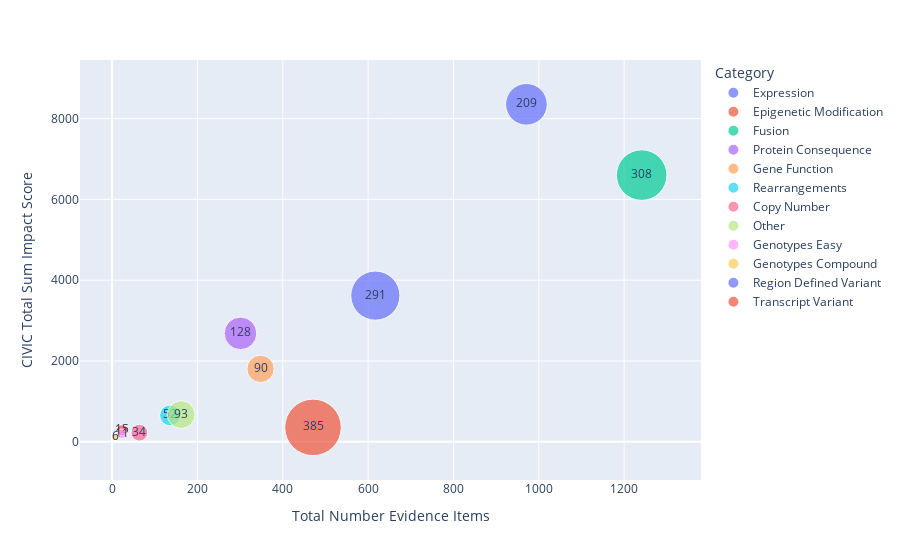

Source (notebook cell):
### Markdown cell above
The scatterplot below shows the relationship between the Not Suported variant sub category impact score and the number of evidence items associated with variants in each sub category. Additionally, the sizes of the data point represent the number of variants in each sub category.

### Code cell
fig2 = px.scatter(
    data_frame=not_supported_variant_impact_df,
    x="Total Number Evidence Items",
    y="CIVIC Total Sum Impact Score",
    size="Total Number Variants",
    size_max=40,
    text="Total Number Variants",
    color="Category",
    hover_data="% Accepted Evidence Items"
)
fig2.show()

### Figure 1 — Plotly figure (JSON) as saved in the notebook; plotly's stock layout.template omitted (floating-point values rounded to 4 significant figures)
{"data": [{"customdata": [["55.43%"]], "hovertemplate": "Category=Expression<br>Total Number Evidence Items=%{x}<br>CIVIC Total Sum Impact Score=%{y}<br>Total Number Variants=%{text}<br>% Accepted Evidence Items=%{customdata[0]}<extra></extra>", "legendgroup": "Expression", "marker": {"color": "#636efa", "size": [291], "sizemode": "area", "sizeref": 0.2406, "symbol": "circle"}, "mode": "markers+text", "name": "Expression", "orientation": "v", "showlegend": true, "text": [291], "type": "scatter", "x": [617], "xaxis": "x", "y": [3618], "yaxis": "y"}, {"customdata": [["91.67%"]], "hovertemplate": "Category=Epigenetic Modification<br>Total Number Evidence Items=%{x}<br>CIVIC Total Sum Impact Score=%{y}<br>Total Number Variants=%{text}<br>% Accepted Evidence Items=%{customdata[0]}<extra></extra>", "legendgroup": "Epigenetic Modification", "marker": {"color": "#EF553B", "size": [15], "sizemode": "area", "sizeref": 0.2406, "symbol": "circle"}, "mode": "markers+text", "name": "Epigenetic Modification", "orientation": "v", "showlegend": true, "text": [15], "type": "scatter", "x": [24], "xaxis": "x", "y": [285.5], "yaxis": "y"}, {"customdata": [["59.39%"]], "hovertemplate": "Category=Fusion<br>Total Number Evidence Items=%{x}<br>CIVIC Total Sum Impact Score=%{y}<br>Total Number Variants=%{text}<br>% Accepted Evidence Items=%{customdata[0]}<extra></extra>", "legendgroup": "Fusion", "marker": {"color": "#00cc96", "size": [308], "sizemode": "area", "sizeref": 0.2406, "symbol": "circle"}, "mode": "markers+text", "name": "Fusion", "orientation": "v", "showlegend": true, "text": [308], "type": "scatter", "x": [1241], "xaxis": "x", "y": [6601.0], "yaxis": "y"}, {"customdata": [["63.46%"]], "hovertemplate": "Category=Protein Consequence<br>Total Number Evidence Items=%{x}<br>CIVIC Total Sum Impact Score=%{y}<br>Total Number Variants=%{text}<br>% Accepted Evidence Items=%{customdata[0]}<extra></extra>", "legendgroup": "Protein Consequence", "marker": {"color": "#ab63fa", "size": [128], "sizemode": "area", "sizeref": 0.2406, "symbol": "circle"}, "mode": "markers+text", "name": "Protein Consequence", "orientation": "v", "showlegend": true, "text": [128], "type": "scatter", "x": [301], "xaxis": "x", "y": [2684.0], "yaxis": "y"}, {"customdata": [["44.25%"]], "hovertemplate": "Category=Gene Function<br>Total Number Evidence Items=%{x}<br>CIVIC Total Sum Impact Score=%{y}<br>Total Number Variants=%{text}<br>% Accepted Evidence Items=%{customdata[0]}<extra></extra>", "legendgroup": "Gene Function", "marker": {"color": "#FFA15A", "size": [90], "sizemode": "area", "sizeref": 0.2406, "symbol": "circle"}, "mode": "markers+text", "name": "Gene Function", "orientation": "v", "showlegend": true, "text": [90], "type": "scatter", "x": [348], "xaxis": "x", "y": [1806.0], "yaxis": "y"}, {"customdata": [["38.97%"]], "hovertemplate": "Category=Rearrangements<br>Total Number Evidence Items=%{x}<br>CIVIC Total Sum Impact Score=%{y}<br>Total Number Variants=%{text}<br>% Accepted Evidence Items=%{customdata[0]}<extra></extra>", "legendgroup": "Rearrangements", "marker": {"color": "#19d3f3", "size": [52], "sizemode": "area", "sizeref": 0.2406, "symbol": "circle"}, "mode": "markers+text", "name": "Rearrangements", "orientation": "v", "showlegend": true, "text": [52], "type": "scatter", "x": [136], "xaxis": "x", "y": [653], "yaxis": "y"}, {"customdata": [["42.19%"]], "hovertemplate": "Category=Copy Number<br>Total Number Evidence Items=%{x}<br>CIVIC Total Sum Impact Score=%{y}<br>Total Number Variants=%{text}<br>% Accepted Evidence Items=%{customdata[0]}<extra></extra>", "legendgroup": "Copy Number", "marker": {"color": "#FF6692", "size": [34], "sizemode": "area", "sizeref": 0.2406, "symbol": "circle"}, "mode": "markers+text", "name": "Copy Number", "orientation": "v", "showlegend": true, "text": [34], "type": "scatter", "x": [64], "xaxis": "x", "y": [225], "yaxis": "y"}, {"customdata": [["37.04%"]], "hovertemplate": "Category=Other<br>Total Number Evidence Items=%{x}<br>CIVIC Total Sum Impact Score=%{y}<br>Total Number Variants=%{text}<br>% Accepted Evidence Items=%{customdata[0]}<extra></extra>", "legendgroup": "Other", "marker": {"color": "#B6E880", "size": [93], "sizemode": "area", "sizeref": 0.2406, "symbol": "circle"}, "mode": "markers+text", "name": "Other", "orientation": "v", "showlegend": true, "text": [93], "type": "scatter", "x": [162], "xaxis": "x", "y": [673.5], "yaxis": "y"}, {"customdata": [["56.52%"]], "hovertemplate": "Category=Genotypes Easy<br>Total Number Evidence Items=%{x}<br>CIVIC Total Sum Impact Score=%{y}<br>Total Number Variants=%{text}<br>% Accepted Evidence Items=%{customdata[0]}<extra></extra>", "legendgroup": "Genotypes Easy", "marker": {"color": "#FF97FF", "size": [11], "sizemode": "area", "sizeref": 0.2406, "symbol": "circle"}, "mode": "markers+text", "name": "Genotypes Easy", "orientation": "v", "showlegend": true, "text": [11], "type": "scatter", "x": [23], "xaxis": "x", "y": [195], "yaxis": "y"}, {"customdata": [["57.14%"]], "hovertemplate": "Category=Genotypes Compound<br>Total Number Evidence Items=%{x}<br>CIVIC Total Sum Impact Score=%{y}<br>Total Number Variants=%{text}<br>% Accepted Evidence Items=%{customdata[0]}<extra></extra>", "legendgroup": "Genotypes Compound", "marker": {"color": "#FECB52", "size": [6], "sizemode": "area", "sizeref": 0.2406, "symbol": "circle"}, "mode": "markers+text", "name": "Genotypes Compound", "orientation": "v", "showlegend": true, "text": [6], "type": "scatter", "x": [7], "xaxis": "x", "y": [117.5], "yaxis": "y"}, {"customdata": [["57.47%"]], "hovertemplate": "Category=Region Defined Variant<br>Total Number Evidence Items=%{x}<br>CIVIC Total Sum Impact Score=%{y}<br>Total Number Variants=%{text}<br>% Accepted Evidence Items=%{customdata[0]}<extra></extra>", "legendgroup": "Region Defined Variant", "marker": {"color": "#636efa", "size": [209], "sizemode": "area", "sizeref": 0.2406, "symbol": "circle"}, "mode": "markers+text", "name": "Region Defined Variant", "orientation": "v", "showlegend": true, "text": [209], "type": "scatter", "x": [971], "xaxis": "x", "y": [8354.0], "yaxis": "y"}, {"customdata": [["11.46%"]], "hovertemplate": "Category=Transcript Variant<br>Total Number Evidence Items=%{x}<br>CIVIC Total Sum Impact Score=%{y}<br>Total Number Variants=%{text}<br>% Accepted Evidence Items=%{customdata[0]}<extra></extra>", "legendgroup": "Transcript Variant", "marker": {"color": "#EF553B", "size": [385], "sizemode": "area", "sizeref": 0.2406, "symbol": "circle"}, "mode": "markers+text", "name": "Transcript Variant", "orientation": "v", "showlegend": true, "text": [385], "type": "scatter", "x": [471], "xaxis": "x", "y": [356.5], "yaxis": "y"}], "layout": {"legend": {"itemsizing": "constant", "title": {"text": "Category"}, "tracegroupgap": 0}, "margin": {"t": 60}, "xaxis": {"anchor": "y", "domain": [0, 1], "title": {"text": "Total Number Evidence Items"}}, "yaxis": {"anchor": "x", "domain": [0, 1], "title": {"text": "CIVIC Total Sum Impact Score"}}}}
